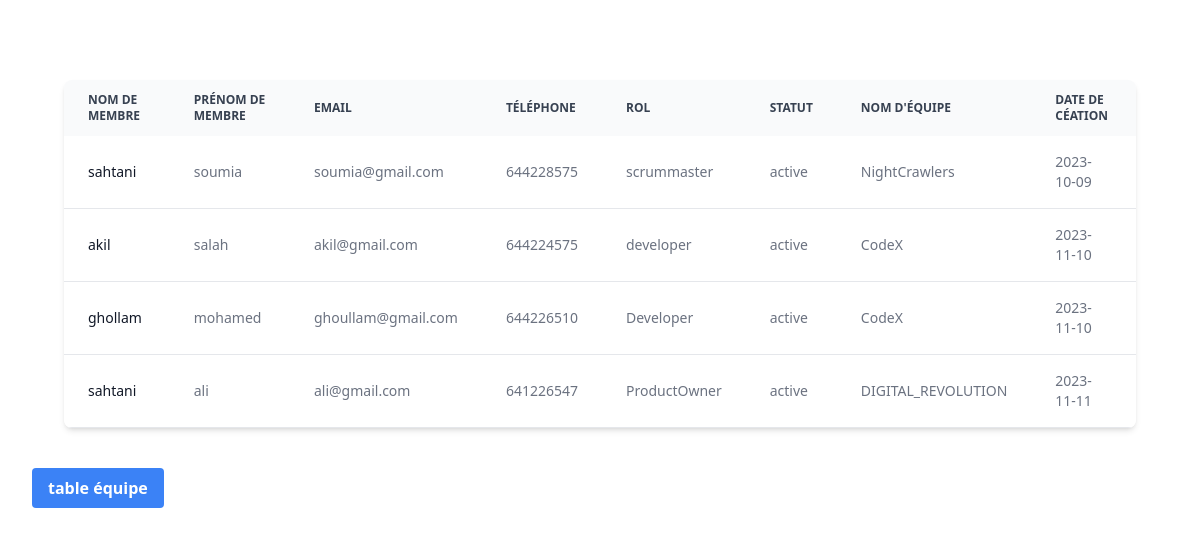
Screenshot of /join.php with the database file from the repository.
### tables this page shows
CREATE TABLE `membre` (
  `ID_membre` int(11) NOT NULL,
  `Nom_Membre` varchar(255) NOT NULL,
  `Prenom_Membre` varchar(255) NOT NULL,
  `email` varchar(255) NOT NULL,
  `Tel` int(11) DEFAULT NULL,
  `Role` varchar(255) DEFAULT NULL,
  `statut` varchar(255) DEFAULT NULL,
  `ID_equipe` int(11) NOT NULL
);

CREATE TABLE `equipes` (
  `ID_equipe` int(11) NOT NULL,
  `Nom_Equipe` varchar(255) NOT NULL,
  `Date_Creation` date DEFAULT NULL
);

### join.php (the view, shortened to what this page needs)
<?php
include('connexion.php');
?>
<!DOCTYPE html>
<html lang="en">
<head>
    <script src="https://cdn.tailwindcss.com"></script>
</head>
<body>
    <div class="relative overflow-x-auto shadow-md sm:rounded-lg mx-16 mt-20">
        <table class="w-full text-sm text-left rtl:text-right text-gray-500 dark:text-gray-400">
            <thead class="text-xs text-gray-700 uppercase bg-gray-50 dark:bg-gray-700 dark:text-gray-400">
                <tr>
                    <th scope="col" class="px-6 py-3">
                        Nom de membre
                    </th>
                    <th scope="col" class="px-6 py-3">
                        Prénom de membre
                    </th>
                    <th scope="col" class="px-6 py-3">
                        Email
                    </th>
                    <th scope="col" class="px-6 py-3">
                        Téléphone
                    </th>
                    <th scope="col" class="px-6 py-3">
                        Rol
                    </th>
                    <th scope="col" class="px-6 py-3">
                        statut
                    </th>
                    <th scope="col" class="px-6 py-3">
                        Nom d'équipe
                    </th>
                    <th scope="col" class="px-6 py-3 ">
                        Date de céation
                    </th>
                </tr>
            </thead>
            <tbody>
                <?php
$sql = "SELECT membre.Nom_Membre, membre.Prenom_Membre, membre.email, membre.Tel, membre.Role, membre.statut, equipes.Nom_equipe,equipes.Date_Creation FROM membre inner JOIN equipes ON membre.ID_equipe = equipes.ID_equipe";
$res= mysqli_query($conn, $sql);
while($row=mysqli_fetch_assoc($res)){
    ?>
                <tr class="bg-white border-b dark:bg-gray-800 dark:border-gray-700">
                    <th scope="row" class="px-6 py-4 font-medium text-gray-900 whitespace-nowrap dark:text-white">
                        <?php echo $row['Nom_Membre']?>
                    </th>
                    <td class=" px-6 py-4">
                        <?php echo $row['Prenom_Membre']?>
                    </td>
                    <td class="px-6 py-4">
                        <?php echo $row['email']?>
                    </td>
                    <td class="px-6 py-4">
                        <?php echo $row['Tel']?>
                    </td>
                    <td class="px-6 py-4">
                        <?php echo $row['Role']?>
                    </td>
                    <td class="px-6 py-4">
                        <?php echo $row['statut']?>
                    </td>
                    <td class="px-6 py-4">
                        <?php echo $row['Nom_equipe']?>
                    </td>
                    <td class="px-6 py-4">
                        <?php echo $row['Date_Creation']?>
                    </td>
                </tr>
                <?php
}
?>
            </tbody>
        </table>
    </div>
    <div class="mt-10 ml-8">
        <a href="equipe.php">
            <button class=" bg-blue-500 hover:bg-blue-700 text-white font-bold py-2 px-4 rounded">table équipe </button>
        </a>
    </div>
</body>
</html>

### rows the page displays
membre: Nom_Membre "sahtani", Prenom_Membre "soumia", email "soumia@gmail.com", Tel "644228575", Role "scrummaster", statut "active", ID_equipe.Nom_Equipe "NightCrawlers", ID_equipe.Date_Creation "2023-10-09"
membre: Nom_Membre "akil", Prenom_Membre "salah", email "akil@gmail.com", Tel "644224575", Role "developer", statut "active", ID_equipe.Nom_Equipe "CodeX", ID_equipe.Date_Creation "2023-11-10"
membre: Nom_Membre "ghollam", Prenom_Membre "mohamed", email "ghoullam@gmail.com", Tel "644226510", Role "Developer", statut "active", ID_equipe.Nom_Equipe "CodeX", ID_equipe.Date_Creation "2023-11-10"
membre: Nom_Membre "sahtani", Prenom_Membre "ali", email "ali@gmail.com", Tel "641226547", Role "ProductOwner", statut "active", ID_equipe.Nom_Equipe "DIGITAL_REVOLUTION", ID_equipe.Date_Creation "2023-11-11"
